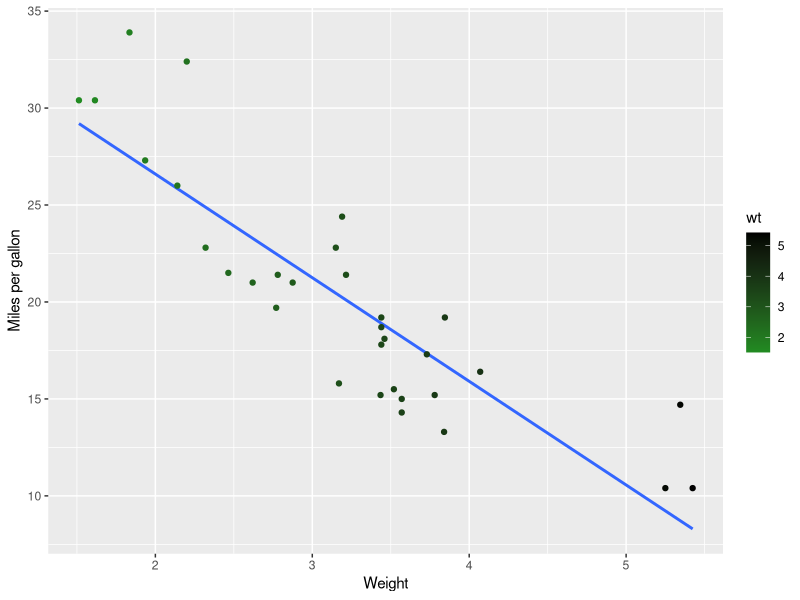

This chart was generated by the following R code:
## ---- chunk 1
knitr::opts_chunk$set(echo = TRUE)
library(knitr)
library(ggplot2)
library(markdown)
## ---- chunk 2
summary(mtcars)
## ---- chunk 3
data("mtcars")
ggplot(mtcars, aes(x = wt, y = mpg)) +
  geom_smooth(method = lm, se = FALSE) +
  geom_point(aes(color = wt)) +
  xlab("Weight") + 
  ylab("Miles per gallon") +
  scale_colour_gradient(low = "forestgreen", high = "black")
## ---- chunk 4
kable(head(mtcars, n = 5), digits = 3, format = "markdown")
